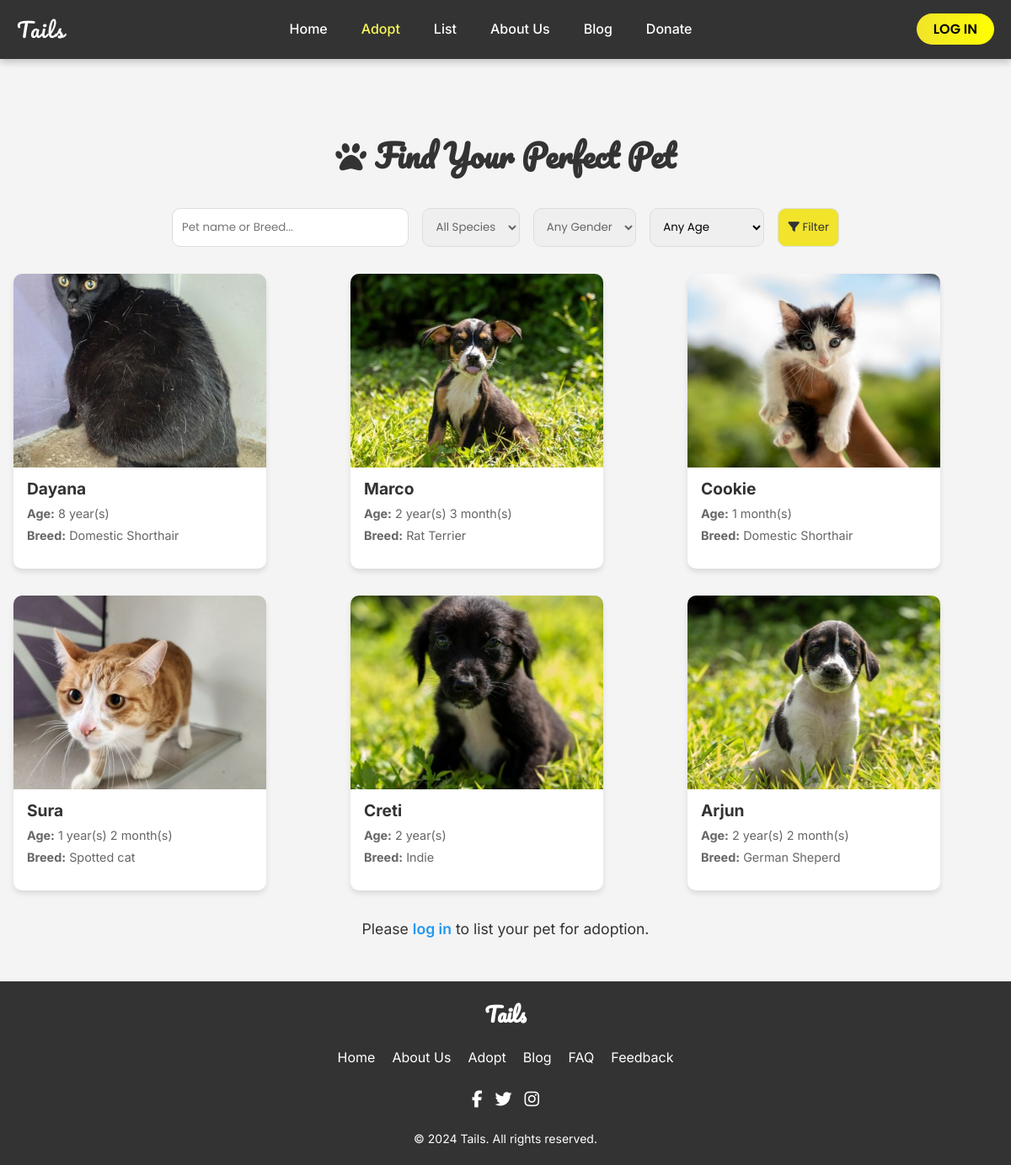
/miniproject/adoption/adoption_listing.php, run on the app's committed database.
### tables this page shows
CREATE TABLE `pets` (
  `PetID` int(11) NOT NULL,
  `Name` varchar(100) NOT NULL,
  `Species` varchar(50) NOT NULL,
  `Breed` varchar(50) DEFAULT NULL,
  `Age` smallint(6) DEFAULT NULL,
  `Gender` enum('Male','Female') DEFAULT NULL,
  `Description` text DEFAULT NULL,
  `Status` enum('Available','Adopted') DEFAULT 'Available',
  `ImageURL` varchar(255) DEFAULT NULL,
  `CustomerID` int(11) DEFAULT NULL,
  `CreatedAt` timestamp NOT NULL DEFAULT current_timestamp()
);

### miniproject/adoption/adoption_listing.php (the view, shortened to what this page needs)
<?php
require_once '../config/connection.php';
$isLoggedIn = isset($_SESSION['user_id']);
$query = "SELECT p.*, c.Name AS OwnerName FROM pets p LEFT JOIN customers c ON p.CustomerID = c.CustomerID WHERE p.Status = 'Available'";
$query .= " ORDER BY p.CreatedAt DESC";
$result = $conn->query($query);
$pets = [];
if ($result && $result->num_rows > 0) {
    while ($row = $result->fetch_assoc()) {
        $pets[] = $row;
    }
}
function formatAge($ageInMonths) {
    $years = floor($ageInMonths / 12);
    $months = $ageInMonths % 12;
    if ($years > 0 && $months > 0) {
        return "$years year(s) $months month(s)";
    } elseif ($years > 0) {
        return "$years year(s)";
    } else {
        return "$months month(s)";
    }
}
?>
<!DOCTYPE html>
<html lang="en">
<head>
    <link rel="stylesheet" href="adoption.css">
</head>
<body>
<header>
    <div class="logo">Tails</div>
    <nav>
        <ul>
        <li><a href="../homepage/home.php" >Home</a></li>
        <li><a href="../adoption/adoption_listing.php" style="color: #fcfa56;">Adopt</a></li>
        <li><a href="../adoption/pet_listing.php">List</a></li>
        <li><a href="../aboutus/about.php" >About Us</a></li>
        <li><a href="../blog/blog.php">Blog</a></li>
        <li><a href="../donation/donate.php">Donate</a></li>
        </ul>
    </nav>
    <div class="login">
        <?php if ($isLoggedIn): ?>
            <a href="?logout=1" class="nav-login">LOG OUT</a>
        <?php else: ?>
            <a href="../modern_login_page/index.php" class="nav-login">LOG IN</a>
        <?php endif; ?>
    </div>
</header>
<section class="adoption-section">
    <h1><i class="fas fa-paw"></i> Find Your Perfect Pet</h1>
    <form method="POST" class="filter-container">
        <input type="text" id="search-bar" name="search" placeholder="Pet name or Breed...">
        <select name="species" id="species-filter">
            <option value="">All Species</option>
        </select>
        <select name="gender" id="gender-filter">
            <option value="">Any Gender</option>
        </select>
        <select name="age" id="age-filter">
            <option value="">Any Age</option>
        </select>
        <button type="submit" class="filter-btn"><i class="fas fa-filter"></i> Filter</button>
    </form>
    <div class="pets-container">
    <?php foreach ($pets as $pet): ?>
        <a href="pet_details.php?id=<?php echo $pet['PetID']; ?>" class="pet-card">
            <img src="/miniproject/adoption/uploads/<?php echo htmlspecialchars($pet['ImageURL']); ?>" alt="<?php echo htmlspecialchars($pet['Name']); ?>">
            <div class="pet-info">
                <h3><?php echo htmlspecialchars($pet['Name']); ?></h3>
                <p><strong>Age:</strong> <?php echo formatAge($pet['Age']); ?></p>
                <p><strong>Breed:</strong> <?php echo htmlspecialchars($pet['Breed']); ?></p>
            </div>
        </a>
    <?php endforeach; ?>
</div>
    <?php if ($isLoggedIn): ?>
        <div class="action-buttons">
            <a href="pet_listing.php" class="btn-fancy btn-list-pet">List Your Pet for Adoption</a>
        </div>
    <?php else: ?>
        <p class="login-message">Please <a href="../modern_login_page/index.php">log in</a> to list your pet for adoption.</p>
    <?php endif; ?>
</section>
<footer>
    <div class="footer-content">
        <div class="footer-logo">
            <h2>Tails</h2>
        </div>
        <div class="footer-links">
            <a href="../homepage/home.php">Home</a>
            <a href="../aboutus/about.php">About Us</a>
            <a href="../adoption/adoption_listing.php">Adopt</a>
            <a href="../blog/blog.php">Blog</a>
            <a href="../FAQ/index.php">FAQ</a>
            <a href="../feedback/feedback.php">Feedback</a>
        </div>
        <div class="footer-socials">
            <a href="#" class="social-icon"><i class="fab fa-facebook-f"></i></a>
            <a href="#" class="social-icon"><i class="fab fa-twitter"></i></a>
            <a href="#" class="social-icon"><i class="fab fa-instagram"></i></a>
        </div>
    </div>
    <div class="footer-bottom">
        <p>&copy; 2024 Tails. All rights reserved.</p>
    </div>
</footer>
</body>
</html>

### miniproject/adoption/adoption.css (style rules this page uses)
* { font-family: 'Inter', sans-serif; padding: 0; margin: 0; box-sizing: border-box; text-decoration: none; }
body { display: flex; flex-direction: column; min-height: 100vh; line-height: 1.6; color: #333; background-color: #f4f4f4; }
header { height: 70px; background: #333; display: flex; align-items: center; justify-content: space-between; padding: 0 20px; box-shadow: 0 4px 8px rgba(0, 0, 0, 0.2); }
.logo { font-family: "Pacifico", cursive; font-size: 24px; color: #fff; letter-spacing: 1.5px; }
nav ul { display: flex; list-style: none; gap: 20px; }
nav a { color: #fff; font-size: 16px; font-weight: 500; padding: 10px; border-radius: 5px; transition: color 0.3s, background 0.3s; }
.nav-login { padding: 7px 20px; background: linear-gradient(to right, #f1e42b, #ffff00); color: black; font-family: "Poppins", sans-serif; font-weight: 600; border-radius: 30px; transition: background 0.3s, box-shadow 0.3s, color 0.3s; }
.adoption-section { flex: 1; width: 100%; max-width: 1200px; margin: 2rem auto; padding: 1rem; position: relative; }
h1, .section-title { text-align: center; color: #333; margin-bottom: 2rem; margin-top: 2.4rem; font-size: 2.3rem; font-family: Pacifico, cursive; }
.filter-container { display: flex; justify-content: center; margin-bottom: 2rem; }
#species-filter, #gender-filter { color: #666; font-family: "Poppins", sans-serif; }
.filter-container input, .filter-container select, .filter-container button { margin: 0 0.5rem; padding: 0.7rem; border: 1px solid #ddd; border-radius: 10px; font-family: "Poppins", sans-serif; }
.filter-container button { background-color: #f1e42b; color: #333; cursor: pointer; }
.pets-container { display: grid; grid-template-columns: repeat(auto-fill, minmax(300px, 1fr)); gap: 2rem; }
.pet-card { background-color: #fff; border-radius: 10px; box-shadow: 0 4px 6px rgba(0, 0, 0, 0.1); overflow: hidden; transition: all 0.3s ease; cursor: pointer; height: 350px; width: 300px; }
.pet-card img { width: 100%; height: 230px; object-fit: cover; }
.pet-info { padding: 1rem; line-height: 5px; }
.pet-card h3 { margin: 0 0 0.5rem 0; font-size: 1.2rem; color: #333; text-transform: capitalize; }
.pet-card p { margin: 0 0 0.3rem 0; font-size: 0.9rem; color: #666; }
.pet-info { display: grid; grid-template-columns: repeat(auto-fit, minmax(200px, 1fr)); gap: 1rem; margin-bottom: 2rem; }
footer { background: #333; color: #fff; padding: 20px 0; text-align: center; margin-top: auto; }
.footer-content { display: flex; flex-direction: column; align-items: center; gap: 20px; }
.footer-logo h2 { margin: 0; font-family: "Pacifico", cursive; font-size: 24px; }
.footer-links { display: flex; gap: 20px; }
.footer-links a { color: #fff; font-size: 16px; }
.footer-socials { display: flex; gap: 15px; }
.social-icon { color: #fff; font-size: 20px; }
.footer-bottom { margin-top: 20px; }
.footer-bottom p { margin: 0; font-size: 14px; }
.login-message { text-align: center; margin-top: 2rem; font-size: 1.1rem; }
.login-message a { color: #2196f3; text-decoration: none; font-weight: 600; }

### miniproject/adoption/adoption_listing.php (style rules this page uses)
.adoption-section { position: relative; }

### data on the page
pets: ImageURL (picture), Name "Dayana", Age "8 year(s)", Breed "Domestic Shorthair"
pets: ImageURL (picture), Name "Marco", Age "2 year(s) 3 month(s)", Breed "Rat Terrier"
pets: ImageURL (picture), Name "Cookie", Age "1 month(s)", Breed "Domestic Shorthair"
pets: ImageURL (picture), Name "Sura", Age "1 year(s) 2 month(s)", Breed "Spotted cat"
pets: ImageURL (picture), Name "Creti", Age "2 year(s)", Breed "Indie"
pets: ImageURL (picture), Name "Arjun", Age "2 year(s) 2 month(s)", Breed "German Sheperd"
